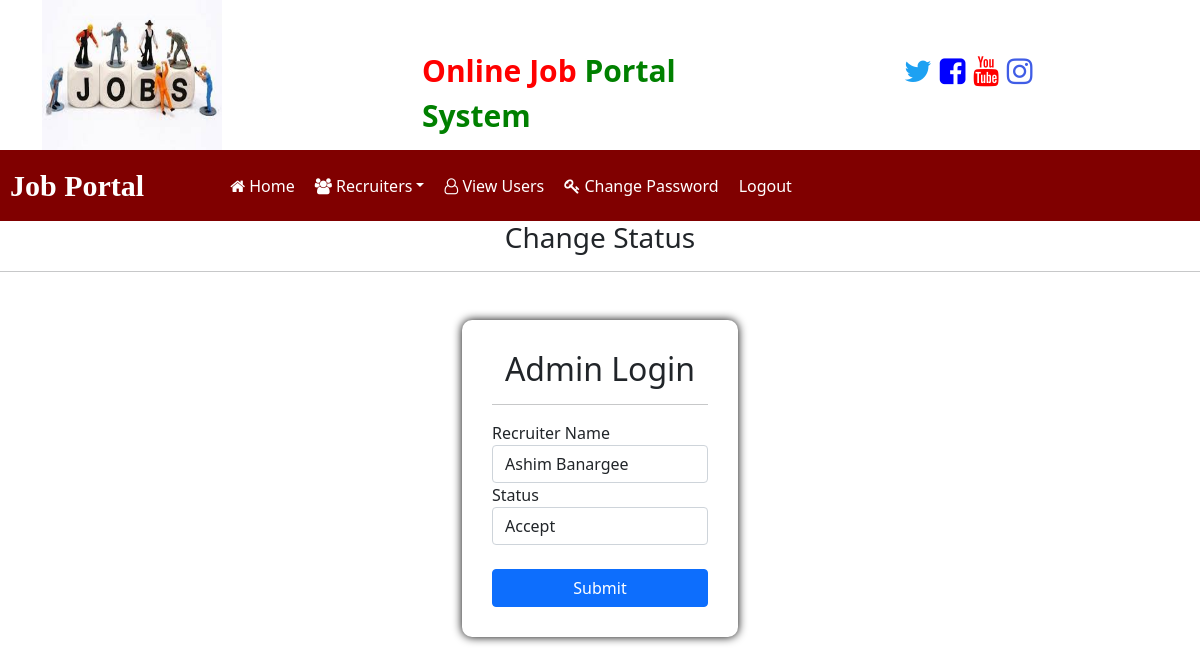
Page /change_status/8/ (signed in) on the earlier database version.
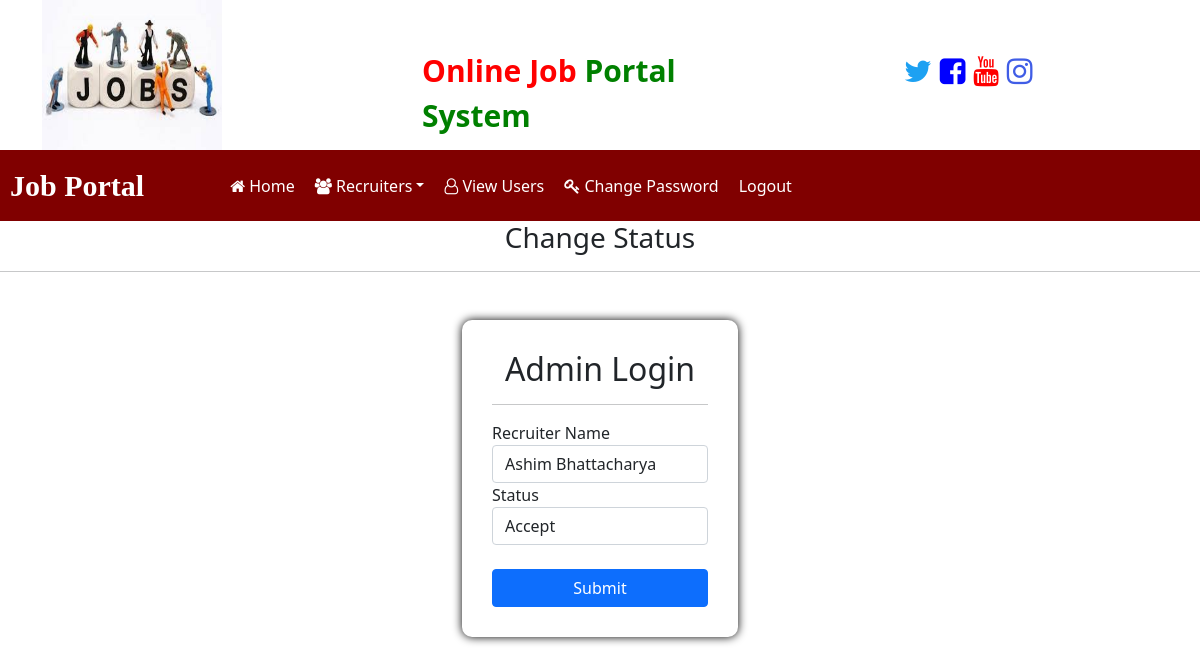
Same page on the later database version.
### Recruiters_Login/models.py (models this page shows, shortened)
class Recruiters(models.Model):
    user = models.OneToOneField(User, on_delete=models.CASCADE)
    mobile = models.CharField(max_length=20, null=True)
    image = models.FileField(null=True)
    gender = models.CharField(max_length=10, null=True)
    company = models.CharField(max_length=100, null=True)
    Type = models.CharField(max_length=15, null=True)
    status = models.CharField(max_length=30, null=True)

### job/views.py (the view, shortened to what this page needs)
# urls.py: path('change_status/<int:pk>/', views.change_status, name="change_status"),
@login_required
def change_status(request,pk):
    error = ""
    recruiters = Recruiters.objects.get(id=pk)
    context = {'recruiters':recruiters, 'error':error}
    return render(request, 'job/change_status.html', context)

### templates/job/change_status.html (shortened to what this page needs)
{% load static %}
{% block content %}
{% include 'job/admin_navbar.html' %}
<h3 class="text-center">Change Status</h3>
<hr>
    <div class="container-fluid">
        <section class="row justify-content-center mt-5">
            <section class="col-12 col-md-3 col-sm-6">
                <form method="POST" class="form-container" >
                    <h2 class="text-center">Admin Login</h2>
                    <hr>
                    <div class="form-group">
                      <label for="username">Recruiter Name</label>
                      <input type="username" class="form-control" id="username" name="usernam" value="{{recruiters.user.first_name}} {{recruiters.user.last_name}}">
                    </div>
                    <div class="form-group">
                      <label for="exampleInputPassword1">Status</label>
                      <select class="form-control" name="status">
                        <option value="Accept">Accept</option>
                      </select>
                    </div>
                    <br>
                    <button type="submit" class="btn btn-primary" style="width: 100%;">Submit</button>
                  </form>
            </section>
        </section>
    </div>
{% endblock content %}

Differences in the rows shown:
changed Recruiters: usernam "Ashim Banargee" → "Ashim Bhattacharya"
